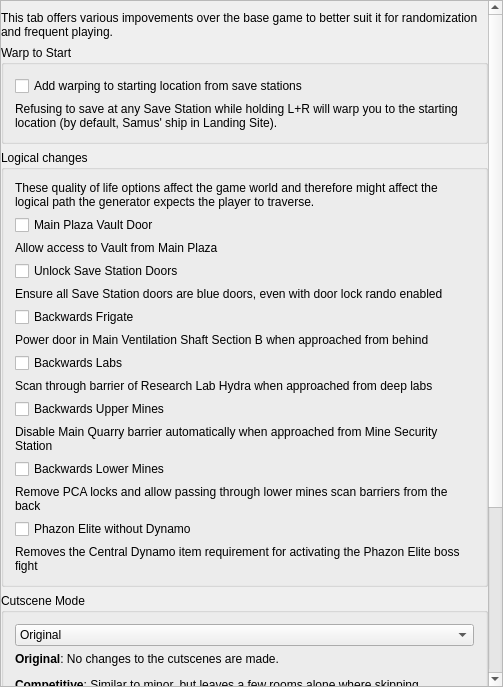
<?xml version="1.0" encoding="UTF-8"?>
<ui version="4.0">
 <class>PresetPrimeQol</class>
 <widget class="QMainWindow" name="PresetPrimeQol">
  <property name="geometry">
   <rect>
    <x>0</x>
    <y>0</y>
    <width>503</width>
    <height>687</height>
   </rect>
  </property>
  <property name="windowTitle">
   <string>Other</string>
  </property>
  <widget class="QWidget" name="centralWidget">
   <property name="maximumSize">
    <size>
     <width>16777215</width>
     <height>16777215</height>
    </size>
   </property>
   <layout class="QVBoxLayout" name="verticalLayout">
    <property name="leftMargin">
     <number>0</number>
    </property>
    <property name="topMargin">
     <number>0</number>
    </property>
    <property name="rightMargin">
     <number>0</number>
    </property>
    <property name="bottomMargin">
     <number>0</number>
    </property>
    <item>
     <widget class="QScrollArea" name="scroll_area">
      <property name="widgetResizable">
       <bool>true</bool>
      </property>
      <widget class="QWidget" name="scroll_contents">
       <property name="geometry">
        <rect>
         <x>0</x>
         <y>-271</y>
         <width>487</width>
         <height>956</height>
        </rect>
       </property>
       <layout class="QVBoxLayout" name="scroll_layout">
        <property name="leftMargin">
         <number>0</number>
        </property>
        <property name="topMargin">
         <number>2</number>
        </property>
        <property name="rightMargin">
         <number>0</number>
        </property>
        <property name="bottomMargin">
         <number>0</number>
        </property>
        <item>
         <spacer name="top_spacer">
          <property name="orientation">
           <enum>Qt::Vertical</enum>
          </property>
          <property name="sizeType">
           <enum>QSizePolicy::Fixed</enum>
          </property>
          <property name="sizeHint" stdset="0">
           <size>
            <width>20</width>
            <height>8</height>
           </size>
          </property>
         </spacer>
        </item>
        <item>
         <widget class="QLabel" name="description_label">
          <property name="text">
           <string>&lt;html&gt;&lt;head/&gt;&lt;body&gt;&lt;p&gt;This tab offers various impovements over the base game to better suit it for randomization and frequent playing.&lt;/p&gt;&lt;/body&gt;&lt;/html&gt;</string>
          </property>
          <property name="wordWrap">
           <bool>true</bool>
          </property>
          <property name="openExternalLinks">
           <bool>true</bool>
          </property>
         </widget>
        </item>
        <item>
         <widget class="QGroupBox" name="warp_to_start_group">
          <property name="title">
           <string>Warp to Start</string>
          </property>
          <layout class="QVBoxLayout" name="verticalLayout_6">
           <item>
            <widget class="QCheckBox" name="warp_to_start_check">
             <property name="text">
              <string>Add warping to starting location from save stations</string>
             </property>
            </widget>
           </item>
           <item>
            <widget class="QLabel" name="warp_to_start_label">
             <property name="text">
              <string>&lt;html&gt;&lt;head/&gt;&lt;body&gt;&lt;p&gt;Refusing to save at any Save Station while holding L+R will warp you to the starting location (by default, Samus' ship in Landing Site).&lt;/p&gt;&lt;/body&gt;&lt;/html&gt;</string>
             </property>
             <property name="wordWrap">
              <bool>true</bool>
             </property>
            </widget>
           </item>
          </layout>
         </widget>
        </item>
        <item>
         <widget class="QGroupBox" name="logical_group">
          <property name="title">
           <string>Logical changes</string>
          </property>
          <layout class="QVBoxLayout" name="verticalLayout_3">
           <item>
            <widget class="QLabel" name="logical_label">
             <property name="sizePolicy">
              <sizepolicy hsizetype="Preferred" vsizetype="Fixed">
               <horstretch>0</horstretch>
               <verstretch>0</verstretch>
              </sizepolicy>
             </property>
             <property name="maximumSize">
              <size>
               <width>16777215</width>
               <height>90</height>
              </size>
             </property>
             <property name="text">
              <string>&lt;html&gt;&lt;head/&gt;&lt;body&gt;&lt;p&gt;These quality of life options affect the game world and therefore might affect the logical path the generator expects the player to traverse.&lt;/p&gt;&lt;/body&gt;&lt;/html&gt;</string>
             </property>
             <property name="alignment">
              <set>Qt::AlignLeading|Qt::AlignLeft|Qt::AlignTop</set>
             </property>
             <property name="wordWrap">
              <bool>true</bool>
             </property>
             <property name="openExternalLinks">
              <bool>true</bool>
             </property>
            </widget>
           </item>
           <item>
            <widget class="QCheckBox" name="main_plaza_door_check">
             <property name="text">
              <string>Main Plaza Vault Door</string>
             </property>
            </widget>
           </item>
           <item>
            <widget class="QLabel" name="main_plaza_door_label">
             <property name="text">
              <string>Allow access to Vault from Main Plaza</string>
             </property>
             <property name="wordWrap">
              <bool>true</bool>
             </property>
            </widget>
           </item>
           <item>
            <widget class="QCheckBox" name="blue_save_doors_check">
             <property name="text">
              <string>Unlock Save Station Doors</string>
             </property>
            </widget>
           </item>
           <item>
            <widget class="QLabel" name="blue_save_doors_label">
             <property name="text">
              <string>Ensure all Save Station doors are blue doors, even with door lock rando enabled</string>
             </property>
             <property name="wordWrap">
              <bool>true</bool>
             </property>
            </widget>
           </item>
           <item>
            <widget class="QCheckBox" name="backwards_frigate_check">
             <property name="text">
              <string>Backwards Frigate</string>
             </property>
            </widget>
           </item>
           <item>
            <widget class="QLabel" name="backwards_frigate_label">
             <property name="text">
              <string>Power door in Main Ventilation Shaft Section B when approached from behind</string>
             </property>
             <property name="wordWrap">
              <bool>true</bool>
             </property>
            </widget>
           </item>
           <item>
            <widget class="QCheckBox" name="backwards_labs_check">
             <property name="text">
              <string>Backwards Labs</string>
             </property>
            </widget>
           </item>
           <item>
            <widget class="QLabel" name="backwards_labs_label">
             <property name="text">
              <string>Scan through barrier of Research Lab Hydra when approached from deep labs</string>
             </property>
             <property name="wordWrap">
              <bool>true</bool>
             </property>
            </widget>
           </item>
           <item>
            <widget class="QCheckBox" name="backwards_upper_mines_check">
             <property name="text">
              <string>Backwards Upper Mines</string>
             </property>
            </widget>
           </item>
           <item>
            <widget class="QLabel" name="backwards_upper_mines_label">
             <property name="text">
              <string>Disable Main Quarry barrier automatically when approached from Mine Security Station</string>
             </property>
             <property name="wordWrap">
              <bool>true</bool>
             </property>
            </widget>
           </item>
           <item>
            <widget class="QCheckBox" name="backwards_lower_mines_check">
             <property name="text">
              <string>Backwards Lower Mines</string>
             </property>
            </widget>
           </item>
           <item>
            <widget class="QLabel" name="backwards_lower_mines_label">
             <property name="text">
              <string>Remove PCA locks and allow passing through lower mines scan barriers from the back</string>
             </property>
             <property name="wordWrap">
              <bool>true</bool>
             </property>
            </widget>
           </item>
           <item>
            <widget class="QCheckBox" name="phazon_elite_without_dynamo_check">
             <property name="text">
              <string>Phazon Elite without Dynamo</string>
             </property>
            </widget>
           </item>
           <item>
            <widget class="QLabel" name="phazon_elite_without_dynamo_label">
             <property name="text">
              <string>Removes the Central Dynamo item requirement for activating the Phazon Elite boss fight</string>
             </property>
             <property name="wordWrap">
              <bool>true</bool>
             </property>
            </widget>
           </item>
          </layout>
         </widget>
        </item>
        <item>
         <widget class="QGroupBox" name="cutscene_group">
          <property name="title">
           <string>Cutscene Mode</string>
          </property>
          <layout class="QVBoxLayout" name="verticalLayout_5">
           <item>
            <widget class="QComboBox" name="cutscene_combo">
             <item>
              <property name="text">
               <string>Original</string>
              </property>
             </item>
             <item>
              <property name="text">
               <string>Competitive</string>
              </property>
             </item>
             <item>
              <property name="text">
               <string>Minor</string>
              </property>
             </item>
             <item>
              <property name="text">
               <string>Major</string>
              </property>
             </item>
             <item>
              <property name="text">
               <string>Skippable (Experimental)</string>
              </property>
             </item>
             <item>
              <property name="text">
               <string>Competitive (Experimental)</string>
              </property>
             </item>
            </widget>
           </item>
           <item>
            <widget class="QLabel" name="cutscene_label">
             <property name="text">
              <string>&lt;html&gt;&lt;head/&gt;&lt;body&gt;&lt;p&gt;&lt;span style=&quot; font-weight:600;&quot;&gt;Original&lt;/span&gt;: No changes to the cutscenes are made.&lt;/p&gt;&lt;p&gt;&lt;span style=&quot; font-weight:600;&quot;&gt;Competitive&lt;/span&gt;: Similar to minor, but leaves a few rooms alone where skipping cutscenes would be inappropriate for races.&lt;/p&gt;&lt;p&gt;&lt;span style=&quot; font-weight:600;&quot;&gt;Minor&lt;/span&gt;: Removes cutscenes that don't affect the game too much when removed.&lt;/p&gt;&lt;p&gt;&lt;span style=&quot; font-weight:600;&quot;&gt;Major&lt;/span&gt;: Allows you to continue playing the game while cutscenes happen.&lt;/p&gt;&lt;/body&gt;&lt;/html&gt;</string>
             </property>
             <property name="wordWrap">
              <bool>true</bool>
             </property>
            </widget>
           </item>
          </layout>
         </widget>
        </item>
        <item>
         <widget class="QGroupBox" name="spring_ball_group">
          <property name="title">
           <string>Spring Ball</string>
          </property>
          <layout class="QVBoxLayout" name="verticalLayout_9">
           <property name="leftMargin">
            <number>9</number>
           </property>
           <property name="topMargin">
            <number>9</number>
           </property>
           <property name="rightMargin">
            <number>9</number>
           </property>
           <property name="bottomMargin">
            <number>9</number>
           </property>
           <item>
            <widget class="QCheckBox" name="spring_ball_check">
             <property name="text">
              <string>Enable Spring Ball</string>
             </property>
            </widget>
           </item>
           <item>
            <widget class="QLabel" name="spring_ball_label">
             <property name="text">
              <string>&lt;html&gt;&lt;head/&gt;&lt;body&gt;&lt;p&gt;Restores the Spring Ball feature from Metroid Prime Trilogy.&lt;br/&gt;Use C-Stick Up while being morphed to use Spring Ball.&lt;br/&gt;&lt;br/&gt;&lt;span style=&quot; font-weight:600;&quot;&gt;Warning:&lt;/span&gt; You need Morph Ball Bombs to use Spring Ball just like in Metroid Prime Trilogy.&lt;/p&gt;&lt;/body&gt;&lt;/html&gt;</string>
             </property>
             <property name="wordWrap">
              <bool>true</bool>
             </property>
            </widget>
           </item>
          </layout>
         </widget>
        </item>
       </layout>
      </widget>
     </widget>
    </item>
   </layout>
  </widget>
 </widget>
 <layoutdefault spacing="6" margin="11"/>
 <resources/>
 <connections/>
</ui>
